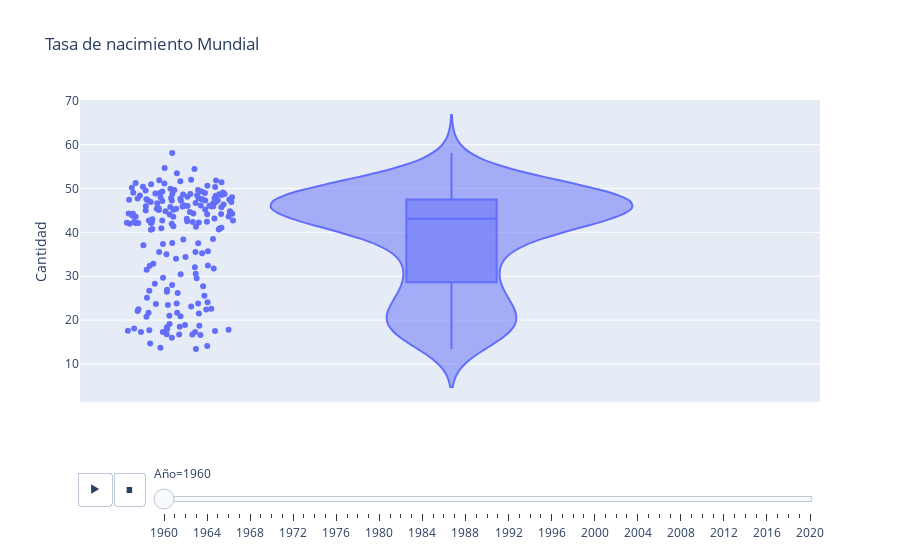

Notebook code cell kept with this figure:
### Code cell
fig = px.violin(Df_TasaNacimientos_paises_todos, y="Cantidad", box=True, 
                points='all', animation_frame='Año', title="Tasa de nacimiento Mundial" 
               )
fig.show()

### Figure 1 — Plotly figure (JSON) as saved in the notebook; plotly's stock layout.template omitted (floating-point values rounded to 4 significant figures; data arrays with more than 128 entries replaced by an {"elided": "..."} marker saying what was removed)
{"data": [{"alignmentgroup": "True", "box": {"visible": true}, "hovertemplate": "Año=1960<br>Cantidad=%{y}<extra></extra>", "legendgroup": "", "marker": {"color": "#636efa"}, "name": "", "offsetgroup": "", "orientation": "v", "points": "all", "scalegroup": "True", "showlegend": false, "type": "violin", "x0": " ", "xaxis": "x", "y": {"elided": "214 float values"}, "y0": " ", "yaxis": "y"}], "layout": {"legend": {"tracegroupgap": 0}, "sliders": [{"active": 0, "currentvalue": {"prefix": "Año="}, "len": 0.9, "pad": {"b": 10, "t": 60}, "steps": [{"args": [["1960"], {"frame": {"duration": 0, "redraw": true}, "fromcurrent": true, "mode": "immediate", "transition": {"duration": 0, "easing": "linear"}}], "label": "1960", "method": "animate"}, {"args": [["1961"], {"frame": {"duration": 0, "redraw": true}, "fromcurrent": true, "mode": "immediate", "transition": {"duration": 0, "easing": "linear"}}], "label": "1961", "method": "animate"}, {"args": [["1962"], {"frame": {"duration": 0, "redraw": true}, "fromcurrent": true, "mode": "immediate", "transition": {"duration": 0, "easing": "linear"}}], "label": "1962", "method": "animate"}, {"args": [["1963"], {"frame": {"duration": 0, "redraw": true}, "fromcurrent": true, "mode": "immediate", "transition": {"duration": 0, "easing": "linear"}}], "label": "1963", "method": "animate"}, {"args": [["1964"], {"frame": {"duration": 0, "redraw": true}, "fromcurrent": true, "mode": "immediate", "transition": {"duration": 0, "easing": "linear"}}], "label": "1964", "method": "animate"}, {"args": [["1965"], {"frame": {"duration": 0, "redraw": true}, "fromcurrent": true, "mode": "immediate", "transition": {"duration": 0, "easing": "linear"}}], "label": "1965", "method": "animate"}, {"args": [["1966"], {"frame": {"duration": 0, "redraw": true}, "fromcurrent": true, "mode": "immediate", "transition": {"duration": 0, "easing": "linear"}}], "label": "1966", "method": "animate"}, {"args": [["1967"], {"frame": {"duration": 0, "redraw": true}, "fromcurrent": true, "mode": "immediate", "transition": {"duration": 0, "easing": "linear"}}], "label": "1967", "method": "animate"}, {"args": [["1968"], {"frame": {"duration": 0, "redraw": true}, "fromcurrent": true, "mode": "immediate", "transition": {"duration": 0, "easing": "linear"}}], "label": "1968", "method": "animate"}, {"args": [["1969"], {"frame": {"duration": 0, "redraw": true}, "fromcurrent": true, "mode": "immediate", "transition": {"duration": 0, "easing": "linear"}}], "label": "1969", "method": "animate"}, {"args": [["1970"], {"frame": {"duration": 0, "redraw": true}, "fromcurrent": true, "mode": "immediate", "transition": {"duration": 0, "easing": "linear"}}], "label": "1970", "method": "animate"}, {"args": [["1971"], {"frame": {"duration": 0, "redraw": true}, "fromcurrent": true, "mode": "immediate", "transition": {"duration": 0, "easing": "linear"}}], "label": "1971", "method": "animate"}, {"args": [["1972"], {"frame": {"duration": 0, "redraw": true}, "fromcurrent": true, "mode": "immediate", "transition": {"duration": 0, "easing": "linear"}}], "label": "1972", "method": "animate"}, {"args": [["1973"], {"frame": {"duration": 0, "redraw": true}, "fromcurrent": true, "mode": "immediate", "transition": {"duration": 0, "easing": "linear"}}], "label": "1973", "method": "animate"}, {"args": [["1974"], {"frame": {"duration": 0, "redraw": true}, "fromcurrent": true, "mode": "immediate", "transition": {"duration": 0, "easing": "linear"}}], "label": "1974", "method": "animate"}, {"args": [["1975"], {"frame": {"duration": 0, "redraw": true}, "fromcurrent": true, "mode": "immediate", "transition": {"duration": 0, "easing": "linear"}}], "label": "1975", "method": "animate"}, {"args": [["1976"], {"frame": {"duration": 0, "redraw": true}, "fromcurrent": true, "mode": "immediate", "transition": {"duration": 0, "easing": "linear"}}], "label": "1976", "method": "animate"}, {"args": [["1977"], {"frame": {"duration": 0, "redraw": true}, "fromcurrent": true, "mode": "immediate", "transition": {"duration": 0, "easing": "linear"}}], "label": "1977", "method": "animate"}, {"args": [["1978"], {"frame": {"duration": 0, "redraw": true}, "fromcurrent": true, "mode": "immediate", "transition": {"duration": 0, "easing": "linear"}}], "label": "1978", "method": "animate"}, {"args": [["1979"], {"frame": {"duration": 0, "redraw": true}, "fromcurrent": true, "mode": "immediate", "transition": {"duration": 0, "easing": "linear"}}], "label": "1979", "method": "animate"}, {"args": [["1980"], {"frame": {"duration": 0, "redraw": true}, "fromcurrent": true, "mode": "immediate", "transition": {"duration": 0, "easing": "linear"}}], "label": "1980", "method": "animate"}, {"args": [["1981"], {"frame": {"duration": 0, "redraw": true}, "fromcurrent": true, "mode": "immediate", "transition": {"duration": 0, "easing": "linear"}}], "label": "1981", "method": "animate"}, {"args": [["1982"], {"frame": {"duration": 0, "redraw": true}, "fromcurrent": true, "mode": "immediate", "transition": {"duration": 0, "easing": "linear"}}], "label": "1982", "method": "animate"}, {"args": [["1983"], {"frame": {"duration": 0, "redraw": true}, "fromcurrent": true, "mode": "immediate", "transition": {"duration": 0, "easing": "linear"}}], "label": "1983", "method": "animate"}, {"args": [["1984"], {"frame": {"duration": 0, "redraw": true}, "fromcurrent": true, "mode": "immediate", "transition": {"duration": 0, "easing": "linear"}}], "label": "1984", "method": "animate"}, {"args": [["1985"], {"frame": {"duration": 0, "redraw": true}, "fromcurrent": true, "mode": "immediate", "transition": {"duration": 0, "easing": "linear"}}], "label": "1985", "method": "animate"}, {"args": [["1986"], {"frame": {"duration": 0, "redraw": true}, "fromcurrent": true, "mode": "immediate", "transition": {"duration": 0, "easing": "linear"}}], "label": "1986", "method": "animate"}, {"args": [["1987"], {"frame": {"duration": 0, "redraw": true}, "fromcurrent": true, "mode": "immediate", "transition": {"duration": 0, "easing": "linear"}}], "label": "1987", "method": "animate"}, {"args": [["1988"], {"frame": {"duration": 0, "redraw": true}, "fromcurrent": true, "mode": "immediate", "transition": {"duration": 0, "easing": "linear"}}], "label": "1988", "method": "animate"}, {"args": [["1989"], {"frame": {"duration": 0, "redraw": true}, "fromcurrent": true, "mode": "immediate", "transition": {"duration": 0, "easing": "linear"}}], "label": "1989", "method": "animate"}, {"args": [["1990"], {"frame": {"duration": 0, "redraw": true}, "fromcurrent": true, "mode": "immediate", "transition": {"duration": 0, "easing": "linear"}}], "label": "1990", "method": "animate"}, {"args": [["1991"], {"frame": {"duration": 0, "redraw": true}, "fromcurrent": true, "mode": "immediate", "transition": {"duration": 0, "easing": "linear"}}], "label": "1991", "method": "animate"}, {"args": [["1992"], {"frame": {"duration": 0, "redraw": true}, "fromcurrent": true, "mode": "immediate", "transition": {"duration": 0, "easing": "linear"}}], "label": "1992", "method": "animate"}, {"args": [["1993"], {"frame": {"duration": 0, "redraw": true}, "fromcurrent": true, "mode": "immediate", "transition": {"duration": 0, "easing": "linear"}}], "label": "1993", "method": "animate"}, {"args": [["1994"], {"frame": {"duration": 0, "redraw": true}, "fromcurrent": true, "mode": "immediate", "transition": {"duration": 0, "easing": "linear"}}], "label": "1994", "method": "animate"}, {"args": [["1995"], {"frame": {"duration": 0, "redraw": true}, "fromcurrent": true, "mode": "immediate", "transition": {"duration": 0, "easing": "linear"}}], "label": "1995", "method": "animate"}, {"args": [["1996"], {"frame": {"duration": 0, "redraw": true}, "fromcurrent": true, "mode": "immediate", "transition": {"duration": 0, "easing": "linear"}}], "label": "1996", "method": "animate"}, {"args": [["1997"], {"frame": {"duration": 0, "redraw": true}, "fromcurrent": true, "mode": "immediate", "transition": {"duration": 0, "easing": "linear"}}], "label": "1997", "method": "animate"}, {"args": [["1998"], {"frame": {"duration": 0, "redraw": true}, "fromcurrent": true, "mode": "immediate", "transition": {"duration": 0, "easing": "linear"}}], "label": "1998", "method": "animate"}, {"args": [["1999"], {"frame": {"duration": 0, "redraw": true}, "fromcurrent": true, "mode": "immediate", "transition": {"duration": 0, "easing": "linear"}}], "label": "1999", "method": "animate"}, {"args": [["2000"], {"frame": {"duration": 0, "redraw": true}, "fromcurrent": true, "mode": "immediate", "transition": {"duration": 0, "easing": "linear"}}], "label": "2000", "method": "animate"}, {"args": [["2001"], {"frame": {"duration": 0, "redraw": true}, "fromcurrent": true, "mode": "immediate", "transition": {"duration": 0, "easing": "linear"}}], "label": "2001", "method": "animate"}, {"args": [["2002"], {"frame": {"duration": 0, "redraw": true}, "fromcurrent": true, "mode": "immediate", "transition": {"duration": 0, "easing": "linear"}}], "label": "2002", "method": "animate"}, {"args": [["2003"], {"frame": {"duration": 0, "redraw": true}, "fromcurrent": true, "mode": "immediate", "transition": {"duration": 0, "easing": "linear"}}], "label": "2003", "method": "animate"}, {"args": [["2004"], {"frame": {"duration": 0, "redraw": true}, "fromcurrent": true, "mode": "immediate", "transition": {"duration": 0, "easing": "linear"}}], "label": "2004", "method": "animate"}, {"args": [["2005"], {"frame": {"duration": 0, "redraw": true}, "fromcurrent": true, "mode": "immediate", "transition": {"duration": 0, "easing": "linear"}}], "label": "2005", "method": "animate"}, {"args": [["2006"], {"frame": {"duration": 0, "redraw": true}, "fromcurrent": true, "mode": "immediate", "transition": {"duration": 0, "easing": "linear"}}], "label": "2006", "method": "animate"}, {"args": [["2007"], {"frame": {"duration": 0, "redraw": true}, "fromcurrent": true, "mode": "immediate", "transition": {"duration": 0, "easing": "linear"}}], "label": "2007", "method": "animate"}, {"args": [["2008"], {"frame": {"duration": 0, "redraw": true}, "fromcurrent": true, "mode": "immediate", "transition": {"duration": 0, "easing": "linear"}}], "label": "2008", "method": "animate"}, {"args": [["2009"], {"frame": {"duration": 0, "redraw": true}, "fromcurrent": true, "mode": "immediate", "transition": {"duration": 0, "easing": "linear"}}], "label": "2009", "method": "animate"}, {"args": [["2010"], {"frame": {"duration": 0, "redraw": true}, "fromcurrent": true, "mode": "immediate", "transition": {"duration": 0, "easing": "linear"}}], "label": "2010", "method": "animate"}, {"args": [["2011"], {"frame": {"duration": 0, "redraw": true}, "fromcurrent": true, "mode": "immediate", "transition": {"duration": 0, "easing": "linear"}}], "label": "2011", "method": "animate"}, {"args": [["2012"], {"frame": {"duration": 0, "redraw": true}, "fromcurrent": true, "mode": "immediate", "transition": {"duration": 0, "easing": "linear"}}], "label": "2012", "method": "animate"}, {"args": [["2013"], {"frame": {"duration": 0, "redraw": true}, "fromcurrent": true, "mode": "immediate", "transition": {"duration": 0, "easing": "linear"}}], "label": "2013", "method": "animate"}, {"args": [["2014"], {"frame": {"duration": 0, "redraw": true}, "fromcurrent": true, "mode": "immediate", "transition": {"duration": 0, "easing": "linear"}}], "label": "2014", "method": "animate"}, {"args": [["2015"], {"frame": {"duration": 0, "redraw": true}, "fromcurrent": true, "mode": "immediate", "transition": {"duration": 0, "easing": "linear"}}], "label": "2015", "method": "animate"}, {"args": [["2016"], {"frame": {"duration": 0, "redraw": true}, "fromcurrent": true, "mode": "immediate", "transition": {"duration": 0, "easing": "linear"}}], "label": "2016", "method": "animate"}, {"args": [["2017"], {"frame": {"duration": 0, "redraw": true}, "fromcurrent": true, "mode": "immediate", "transition": {"duration": 0, "easing": "linear"}}], "label": "2017", "method": "animate"}, {"args": [["2018"], {"frame": {"duration": 0, "redraw": true}, "fromcurrent": true, "mode": "immediate", "transition": {"duration": 0, "easing": "linear"}}], "label": "2018", "method": "animate"}, {"args": [["2019"], {"frame": {"duration": 0, "redraw": true}, "fromcurrent": true, "mode": "immediate", "transition": {"duration": 0, "easing": "linear"}}], "label": "2019", "method": "animate"}, {"args": [["2020"], {"frame": {"duration": 0, "redraw": true}, "fromcurrent": true, "mode": "immediate", "transition": {"duration": 0, "easing": "linear"}}], "label": "2020", "method": "animate"}], "x": 0.1, "xanchor": "left", "y": 0, "yanchor": "top"}], "title": {"text": "Tasa de nacimiento Mundial"}, "updatemenus": [{"buttons": [{"args": [null, {"frame": {"duration": 500, "redraw": true}, "fromcurrent": true, "mode": "immediate", "transition": {"duration": 500, "easing": "linear"}}], "label": "&#9654;", "method": "animate"}, {"args": [[null], {"frame": {"duration": 0, "redraw": true}, "fromcurrent": true, "mode": "immediate", "transition": {"duration": 0, "easing": "linear"}}], "label": "&#9724;", "method": "animate"}], "direction": "left", "pad": {"r": 10, "t": 70}, "showactive": false, "type": "buttons", "x": 0.1, "xanchor": "right", "y": 0, "yanchor": "top"}], "violinmode": "group", "xaxis": {"anchor": "y", "domain": [0, 1]}, "yaxis": {"anchor": "x", "domain": [0, 1], "title": {"text": "Cantidad"}}}}
